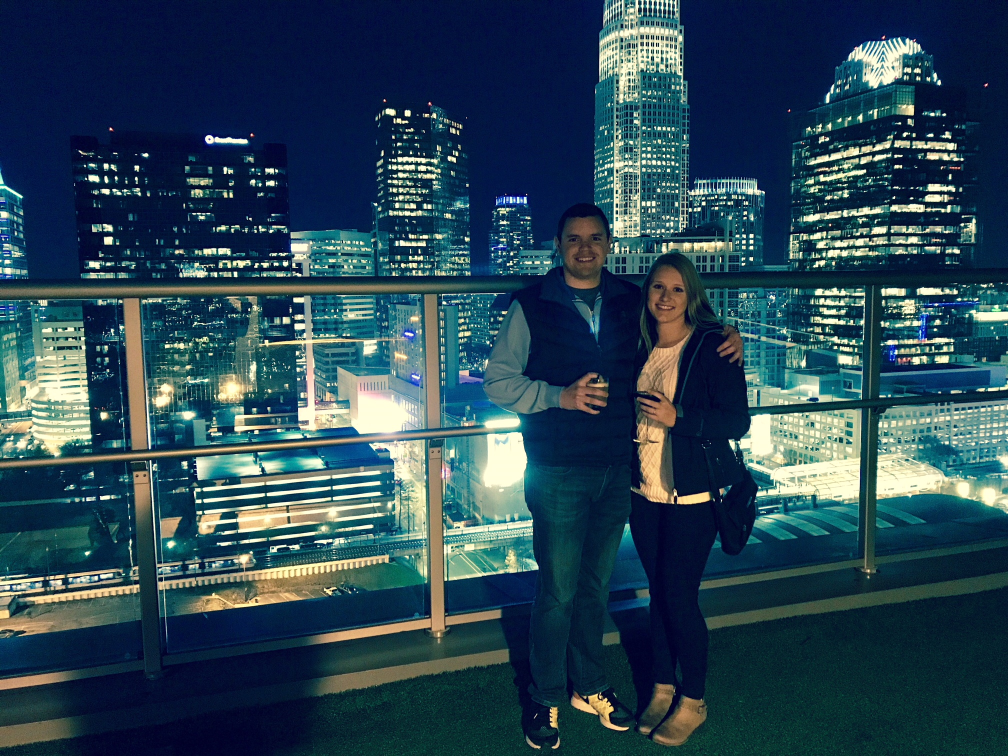
#> input picture CLT.JPG, 2016 x 1512 px (shown at 1/2 size)
$ jupyter execute --allow-errors ImageCompression_via_SVD.ipynb   (shell and % lines are left out)
#> lines starting #> are read from the running program, lines starting #| are printed output that depends on the picture
### This file will focus on image processing and compression using SVD for grayscale and color images

[cell 1]

import numpy as np
import matplotlib.pyplot as plt
import cv2
import math

### Basic Image Exploration

[cell 2]
# load in a color image to work with
img = cv2.imread("Nature_by_Alyssa.JPG")

#> (the rest of this cell did not finish here and is left out)

Above we can see that there is a corresponding 4000x6000 array for Blue, Green, and Red color intensities.

We can use the item method to pull a given intensity as follows:

#> (a cell that did not finish here is left out)

#> (a cell that did not finish here is left out)

Because open cv specifies images as BGR and matplotlib specifies images as RGB, I will define a function to properly plot images inline using pyplot when inputting a BGR array

[cell 5]
def plot_BGR(BGR_mat):
    imgB = BGR_mat[:, :, 0]
    imgG = BGR_mat[:, :, 1]
    imgR = BGR_mat[:, :, 2]

    newImg = np.dstack((imgR, imgG, imgB))
    return plt.imshow(newImg, vmin=0, vmax=255)

#> (a cell that did not finish here is left out)

##### *Could we read in another image and blend them for fun?*

[cell 7]
clt = cv2.imread("CLT.JPG")
#> clt is the input picture: shape (1512, 2016, 3); mean B, G, R 83.9, 69.2, 42.2
clt.shape
#> Out = (1512, 2016, 3)

We see that the image has a different size than our image of nature, so we need to make sure they are the same size.

[cell 8]
clt_resize = cv2.resize(clt, (6000, 4000))

[cell 9]
print(clt_resize.shape)
#| (4000, 6000, 3)
plot_BGR(clt_resize)
#> in plot_BGR (call 2), `imgB = BGR_mat[:, :, 0]`:
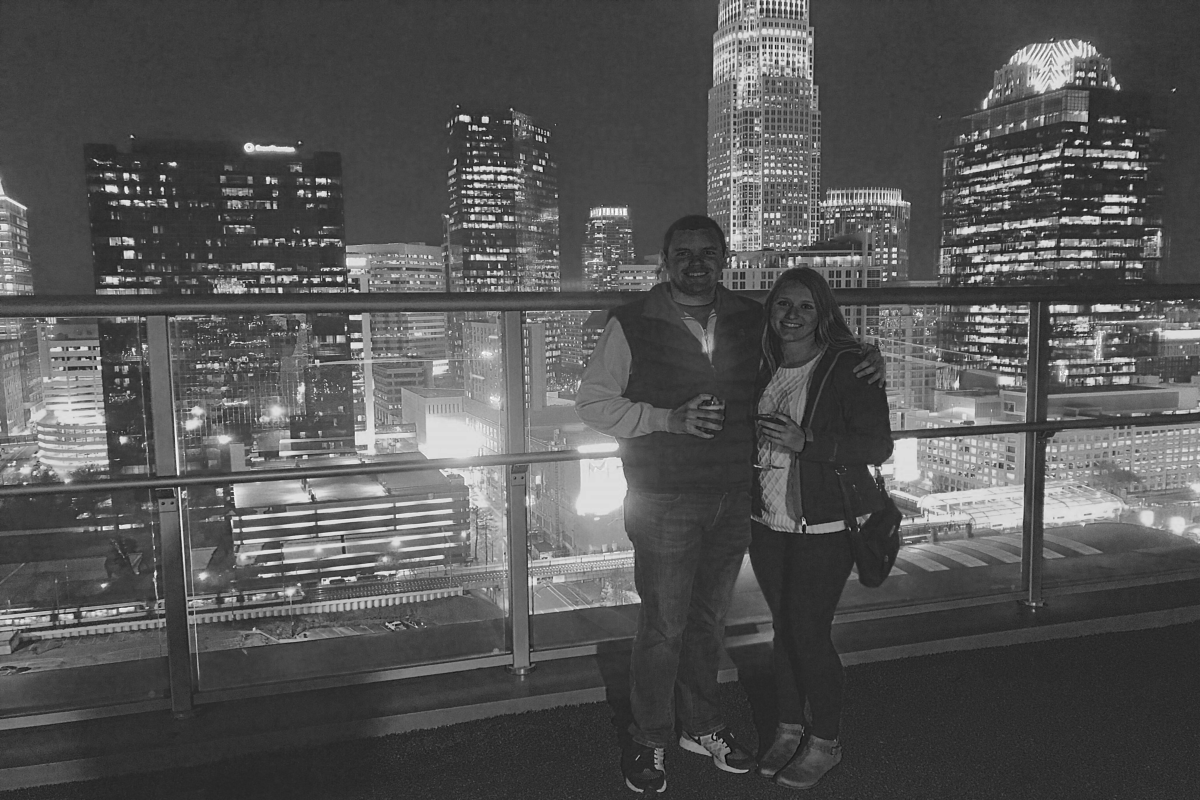
#> imgB: shape (4000, 6000) (shown at 1/5 size); min 0, max 255, mean 83.8
#> in plot_BGR (call 2), `imgG = BGR_mat[:, :, 1]`:
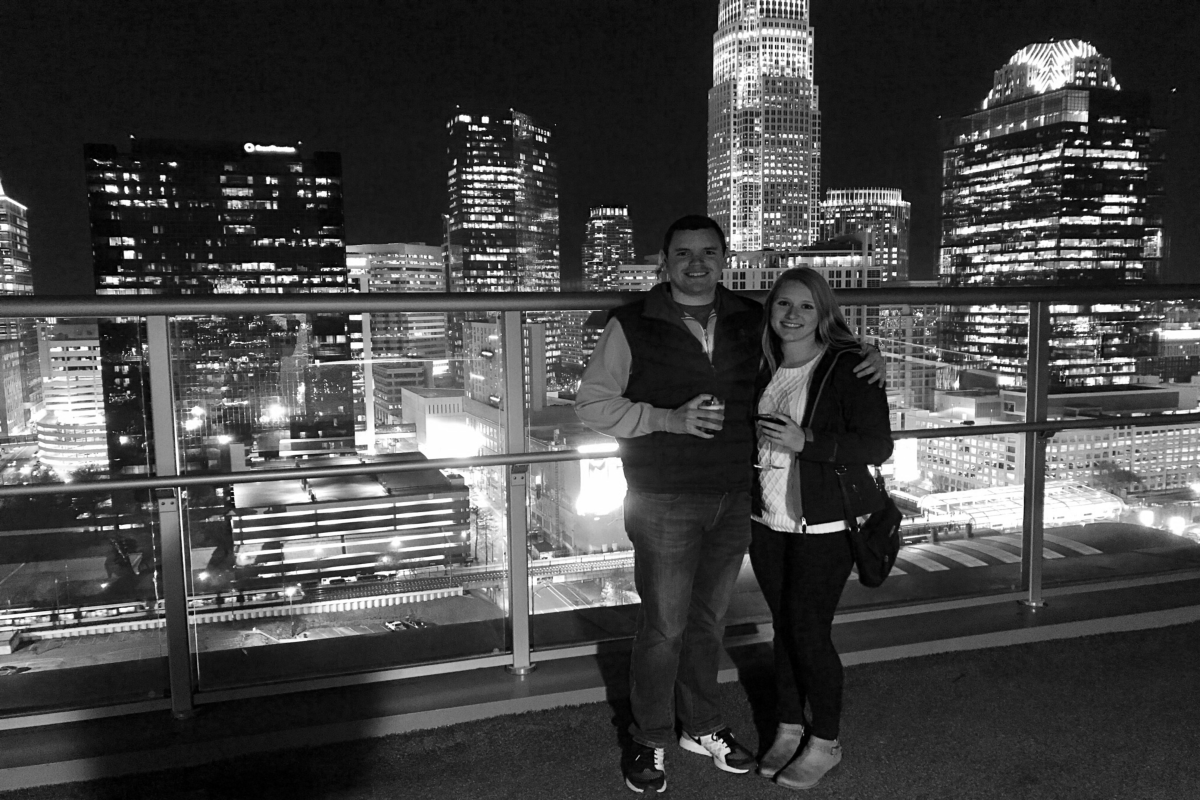
#> imgG: shape (4000, 6000) (shown at 1/5 size); min 0, max 255, mean 69.1
#> in plot_BGR (call 2), `imgR = BGR_mat[:, :, 2]`:
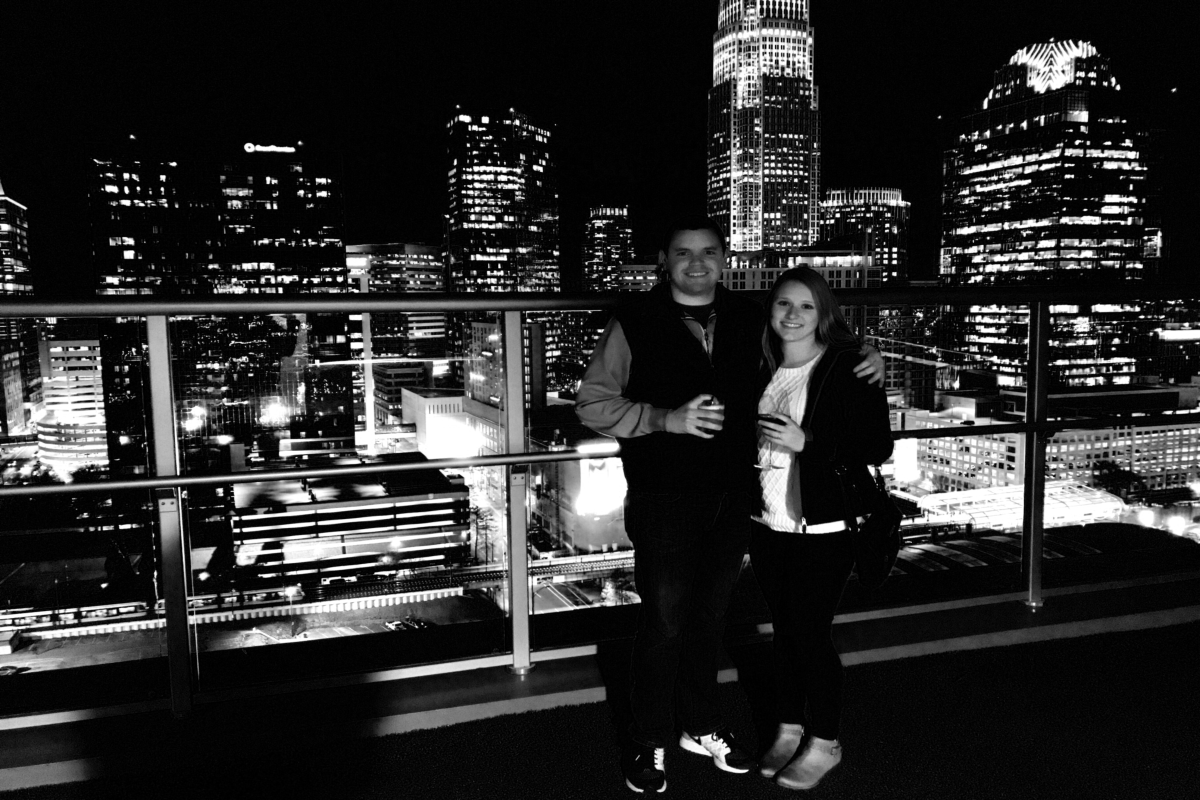
#> imgR: shape (4000, 6000) (shown at 1/5 size); min 0, max 255, mean 42.1
#> in plot_BGR (call 2), `newImg = np.dstack((imgR, imgG, imgB))`:
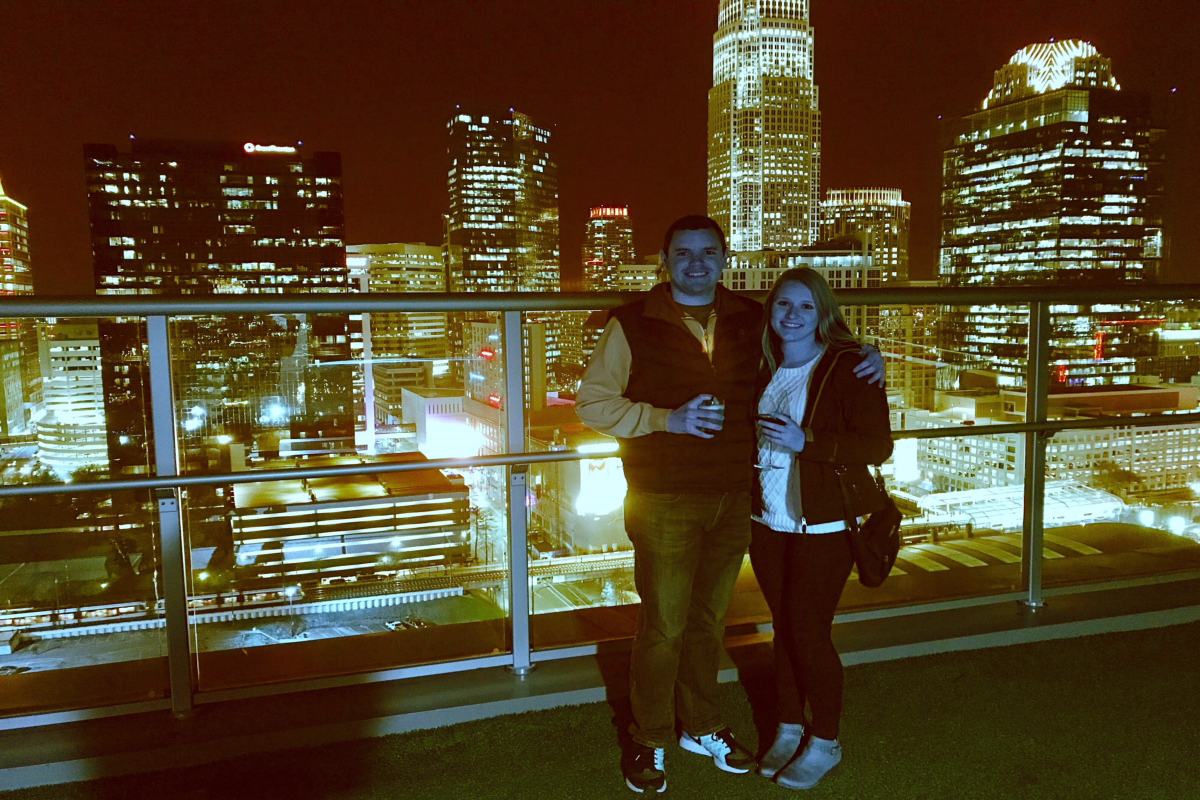
#> newImg: shape (4000, 6000, 3) (shown at 1/5 size); mean of channels 0, 1, 2 42.1, 69.1, 83.8; drawn as B, G, R
